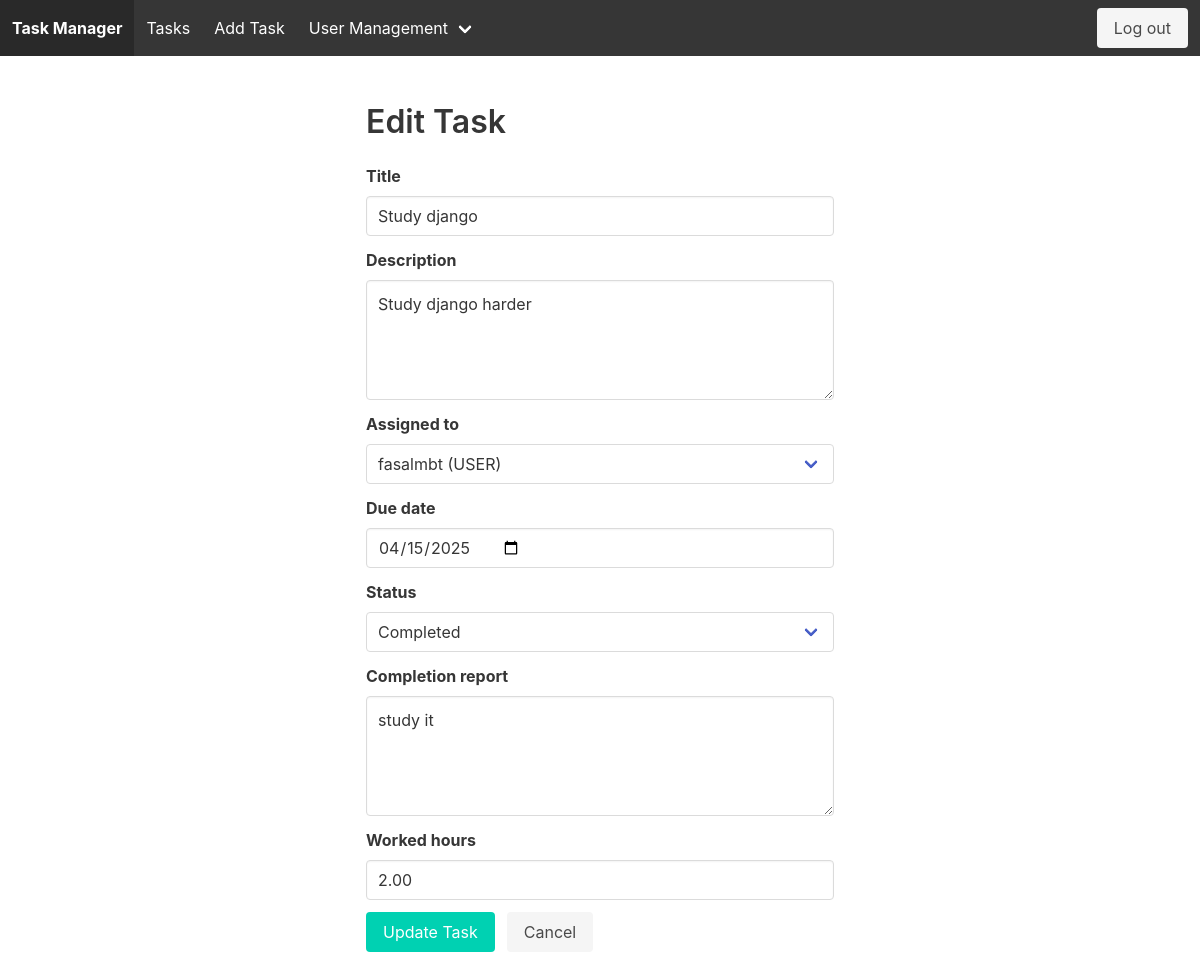
/dashboard/tasks/3/edit/ (signed in), run on the app's committed database.
### tasks/models.py (models this page shows, shortened)
class Task(models.Model):
    class Status(models.TextChoices):
        PENDING = 'PENDING', _('Pending')
        IN_PROGRESS = 'IN_PROGRESS', _('In Progress')
        COMPLETED = 'COMPLETED', _('Completed')
    title = models.CharField(max_length=200)
    description = models.TextField()
    assigned_to = models.ForeignKey(
        CustomUser,
        on_delete=models.CASCADE,
        related_name='tasks'
    )
    due_date = models.DateField()
    status = models.CharField(
        max_length=20,
        choices=Status.choices,
        default=Status.PENDING,
    )
    completion_report = models.TextField(blank=True, null=True)
    worked_hours = models.DecimalField(
        max_digits=5,
        decimal_places=2,
        blank=True,
        null=True
    )
    created_at = models.DateTimeField(auto_now_add=True)
    updated_at = models.DateTimeField(auto_now=True)

### tasks/views.py (the view, shortened to what this page needs)
# urls.py: path('dashboard/tasks/<int:pk>/edit/', TaskUpdateView.as_view(), name='task-edit'),
class TaskUpdateView(UpdateView):
    model = Task
    form_class = TaskForm
    template_name = 'tasks/task_form.html'
    success_url = reverse_lazy('task-list-web')
    def dispatch(self, request, *args, **kwargs):
        task = self.get_object()
        if not (request.user.is_superadmin or
                request.user.is_admin or
                task.assigned_to == request.user):
            raise PermissionDenied
        return super().dispatch(request, *args, **kwargs)
    def get_form_kwargs(self):
        kwargs = super().get_form_kwargs()
        kwargs['user'] = self.request.user
        return kwargs
    def get_queryset(self):
        user = self.request.user
        if user.is_superadmin or user.is_admin:
            return Task.objects.all()
        return Task.objects.filter(assigned_to=user)

### users/models.py (called while the page is built)
    def __str__(self):
        return f"{self.username} ({self.role})"

    @property
    def is_superadmin(self):
        return self.role == self.Role.SUPERADMIN or self.is_superuser

### tasks/templates/tasks/task_form.html (shortened to what this page needs)
{% extends "base.html" %}
{% block content %}
<div class="container">
    <div class="columns is-centered">
        <div class="column is-half">
            <h1 class="title is-3">
                {% if form.instance.pk %}Edit{% else %}Add New{% endif %} Task
            </h1>
            <form method="post">
                <div class="field">
                    <label class="label">{{ form.title.label }}</label>
                    <div class="control">
                        {{ form.title }}
                    </div>
                </div>
                <div class="field">
                    <label class="label">{{ form.description.label }}</label>
                    <div class="control">
                        {{ form.description }}
                    </div>
                </div>
                <div class="field">
                    <label class="label">{{ form.assigned_to.label }}</label>
                    <div class="control">
                        <div class="select is-fullwidth">
                            {{ form.assigned_to }}
                        </div>
                    </div>
                </div>
                <div class="field">
                    <label class="label">{{ form.due_date.label }}</label>
                    <div class="control">
                        {{ form.due_date }}
                    </div>
                </div>
                <div class="field">
                    <label class="label">{{ form.status.label }}</label>
                    <div class="control">
                        <div class="select is-fullwidth">
                            {{ form.status }}
                        </div>
                    </div>
                </div>
                {% if form.instance.pk and form.instance.status == 'COMPLETED' %}
                <div class="field">
                    <label class="label">{{ form.completion_report.label }}</label>
                    <div class="control">
                        {{ form.completion_report }}
                    </div>
                </div>
                <div class="field">
                    <label class="label">{{ form.worked_hours.label }}</label>
                    <div class="control">
                        {{ form.worked_hours }}
                    </div>
                </div>
                {% endif %}
                <div class="field is-grouped">
                    <div class="control">
                        <button type="submit" class="button is-primary">
                            {% if form.instance.pk %}Update{% else %}Create{% endif %} Task
                        </button>
                    </div>
                    <div class="control">
                        <a href="{% url 'task-list-web' %}" class="button is-light">Cancel</a>
                    </div>
                </div>
            </form>
        </div>
    </div>
</div>
{% endblock %}

### data on the page
Task: title "Study django", description "Study django harder", assigned_to "fasalmbt (USER)", due_date "04/15/2025", status "Completed", completion_report "study it", worked_hours "2.00"
